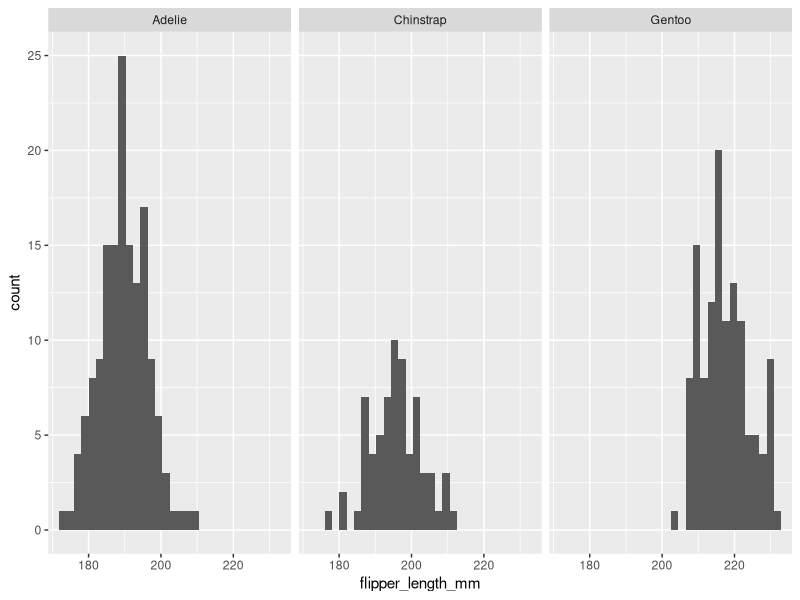
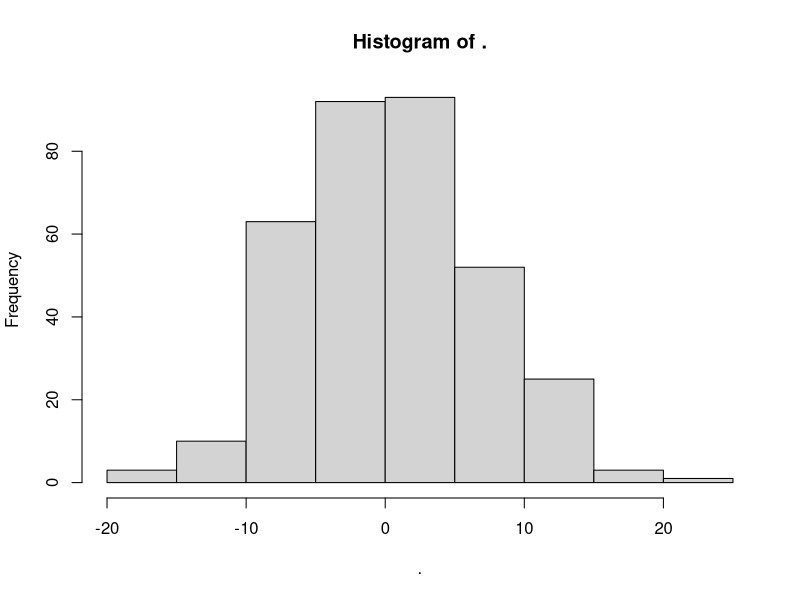

These charts were generated, in order, by the following R code:
## ---- chunk 1
library(tidyverse)
library(palmerpenguins)
penguins %>% 
  group_by(species) %>% 
  summarise(mean_flipper_length = mean(flipper_length_mm, na.rm = TRUE))
## ---- chunk 2
aov(flipper_length_mm ~ species, data = penguins) %>% 
  summary() 
## ---- chunk 3
penguins %>% 
  ggplot(aes(x=flipper_length_mm)) +
  geom_histogram() +
  facet_wrap(~species)
## ---- chunk 4
aov(flipper_length_mm ~ species, data = penguins)$residuals %>% 
  hist(.)
## ---- chunk 5
penguins %>% 
  group_by(species) %>% 
  summarise(variance = var(flipper_length_mm, na.rm = TRUE))
## ---- chunk 6
fligner.test(flipper_length_mm ~ species, data = penguins)
## ---- chunk 7
bartlett.test(flipper_length_mm ~ species, data = penguins)
## ---- chunk 8
library(car)
leveneTest(flipper_length_mm ~ species, data = penguins)
## ---- chunk 9
aov_model <- aov(flipper_length_mm ~ species, data = penguins)

TukeyHSD(aov_model)
## ---- chunk 10
aov(Sepal.Width ~Species, data = iris) %>% 
  summary()
## ---- chunk 11
aov(Sepal.Width ~Species, data = iris) %>% 
  TukeyHSD()

